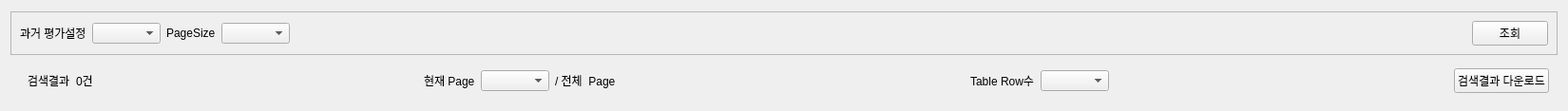
<?xml version="1.0" encoding="UTF-8"?>
<ui version="4.0">
 <class>Search</class>
 <widget class="QWidget" name="Search">
  <property name="geometry">
   <rect>
    <x>0</x>
    <y>0</y>
    <width>1650</width>
    <height>117</height>
   </rect>
  </property>
  <property name="windowTitle">
   <string>Form</string>
  </property>
  <layout class="QVBoxLayout" name="verticalLayout">
   <item>
    <widget class="QFrame" name="frame_4">
     <property name="sizePolicy">
      <sizepolicy hsizetype="Preferred" vsizetype="Fixed">
       <horstretch>0</horstretch>
       <verstretch>0</verstretch>
      </sizepolicy>
     </property>
     <property name="frameShape">
      <enum>QFrame::StyledPanel</enum>
     </property>
     <property name="frameShadow">
      <enum>QFrame::Raised</enum>
     </property>
     <layout class="QHBoxLayout" name="horizontalLayout_2">
      <item>
       <widget class="QLabel" name="label">
        <property name="text">
         <string>과거 평가설정</string>
        </property>
       </widget>
      </item>
      <item>
       <widget class="QComboBox" name="comboBox"/>
      </item>
      <item>
       <layout class="QFormLayout" name="formLayout_7">
        <property name="formAlignment">
         <set>Qt::AlignLeading|Qt::AlignLeft|Qt::AlignVCenter</set>
        </property>
        <item row="0" column="0">
         <widget class="QLabel" name="label_9">
          <property name="text">
           <string>PageSize</string>
          </property>
         </widget>
        </item>
        <item row="0" column="1">
         <widget class="QComboBox" name="comboBox_pageSize">
          <property name="currentText">
           <string/>
          </property>
         </widget>
        </item>
       </layout>
      </item>
      <item>
       <spacer name="horizontalSpacer_5">
        <property name="orientation">
         <enum>Qt::Horizontal</enum>
        </property>
        <property name="sizeHint" stdset="0">
         <size>
          <width>40</width>
          <height>20</height>
         </size>
        </property>
       </spacer>
      </item>
      <item>
       <widget class="QPushButton" name="PB_Search">
        <property name="sizePolicy">
         <sizepolicy hsizetype="Fixed" vsizetype="Fixed">
          <horstretch>0</horstretch>
          <verstretch>0</verstretch>
         </sizepolicy>
        </property>
        <property name="text">
         <string>조회</string>
        </property>
       </widget>
      </item>
     </layout>
    </widget>
   </item>
   <item>
    <widget class="QFrame" name="frame_Pagenation">
     <property name="sizePolicy">
      <sizepolicy hsizetype="Preferred" vsizetype="Fixed">
       <horstretch>0</horstretch>
       <verstretch>0</verstretch>
      </sizepolicy>
     </property>
     <property name="frameShape">
      <enum>QFrame::NoFrame</enum>
     </property>
     <property name="frameShadow">
      <enum>QFrame::Raised</enum>
     </property>
     <layout class="QHBoxLayout" name="horizontalLayout_4">
      <property name="topMargin">
       <number>0</number>
      </property>
      <property name="bottomMargin">
       <number>0</number>
      </property>
      <item>
       <widget class="QFrame" name="frame_2">
        <property name="frameShape">
         <enum>QFrame::NoFrame</enum>
        </property>
        <property name="frameShadow">
         <enum>QFrame::Raised</enum>
        </property>
        <layout class="QHBoxLayout" name="horizontalLayout_3">
         <item>
          <widget class="QLabel" name="label_7">
           <property name="text">
            <string>검색결과</string>
           </property>
          </widget>
         </item>
         <item>
          <widget class="QLabel" name="label_countTotal">
           <property name="text">
            <string>0건</string>
           </property>
          </widget>
         </item>
        </layout>
       </widget>
      </item>
      <item>
       <spacer name="horizontalSpacer_2">
        <property name="orientation">
         <enum>Qt::Horizontal</enum>
        </property>
        <property name="sizeHint" stdset="0">
         <size>
          <width>40</width>
          <height>20</height>
         </size>
        </property>
       </spacer>
      </item>
      <item>
       <widget class="QFrame" name="frame_3">
        <property name="frameShape">
         <enum>QFrame::NoFrame</enum>
        </property>
        <property name="frameShadow">
         <enum>QFrame::Raised</enum>
        </property>
        <layout class="QHBoxLayout" name="horizontalLayout_5">
         <item>
          <widget class="QLabel" name="label_8">
           <property name="text">
            <string>현재 Page</string>
           </property>
          </widget>
         </item>
         <item>
          <widget class="QComboBox" name="comboBox_current_Page"/>
         </item>
         <item>
          <widget class="QLabel" name="label_total_Page">
           <property name="text">
            <string>/ 전체  Page</string>
           </property>
          </widget>
         </item>
        </layout>
       </widget>
      </item>
      <item>
       <spacer name="horizontalSpacer_3">
        <property name="orientation">
         <enum>Qt::Horizontal</enum>
        </property>
        <property name="sizeHint" stdset="0">
         <size>
          <width>40</width>
          <height>20</height>
         </size>
        </property>
       </spacer>
      </item>
      <item>
       <widget class="QFrame" name="frame_6">
        <property name="sizePolicy">
         <sizepolicy hsizetype="Preferred" vsizetype="Fixed">
          <horstretch>0</horstretch>
          <verstretch>0</verstretch>
         </sizepolicy>
        </property>
        <property name="frameShape">
         <enum>QFrame::NoFrame</enum>
        </property>
        <property name="frameShadow">
         <enum>QFrame::Raised</enum>
        </property>
        <layout class="QHBoxLayout" name="horizontalLayout_6"/>
       </widget>
      </item>
      <item>
       <widget class="QFrame" name="frame_7">
        <property name="sizePolicy">
         <sizepolicy hsizetype="Preferred" vsizetype="Fixed">
          <horstretch>0</horstretch>
          <verstretch>0</verstretch>
         </sizepolicy>
        </property>
        <property name="frameShape">
         <enum>QFrame::NoFrame</enum>
        </property>
        <property name="frameShadow">
         <enum>QFrame::Raised</enum>
        </property>
        <layout class="QHBoxLayout" name="horizontalLayout_7">
         <item>
          <widget class="QLabel" name="label_10">
           <property name="text">
            <string>Table Row수</string>
           </property>
          </widget>
         </item>
         <item>
          <widget class="Combo_table_row" name="comboBox_countOnPage"/>
         </item>
        </layout>
       </widget>
      </item>
      <item>
       <widget class="QFrame" name="frame_5">
        <property name="sizePolicy">
         <sizepolicy hsizetype="Preferred" vsizetype="Fixed">
          <horstretch>0</horstretch>
          <verstretch>0</verstretch>
         </sizepolicy>
        </property>
        <property name="frameShape">
         <enum>QFrame::NoFrame</enum>
        </property>
        <property name="frameShadow">
         <enum>QFrame::Raised</enum>
        </property>
        <layout class="QHBoxLayout" name="horizontalLayout_8"/>
       </widget>
      </item>
      <item>
       <spacer name="horizontalSpacer_4">
        <property name="orientation">
         <enum>Qt::Horizontal</enum>
        </property>
        <property name="sizeHint" stdset="0">
         <size>
          <width>40</width>
          <height>20</height>
         </size>
        </property>
       </spacer>
      </item>
      <item>
       <widget class="QPushButton" name="PB_DownloadAll">
        <property name="text">
         <string>검색결과 다운로드</string>
        </property>
       </widget>
      </item>
     </layout>
    </widget>
   </item>
  </layout>
 </widget>
 <customwidgets>
  <customwidget>
   <class>Combo_table_row</class>
   <extends>QComboBox</extends>
   <header location="global">modules.PyQt.component.combo_custom</header>
  </customwidget>
 </customwidgets>
 <resources/>
 <connections/>
</ui>
